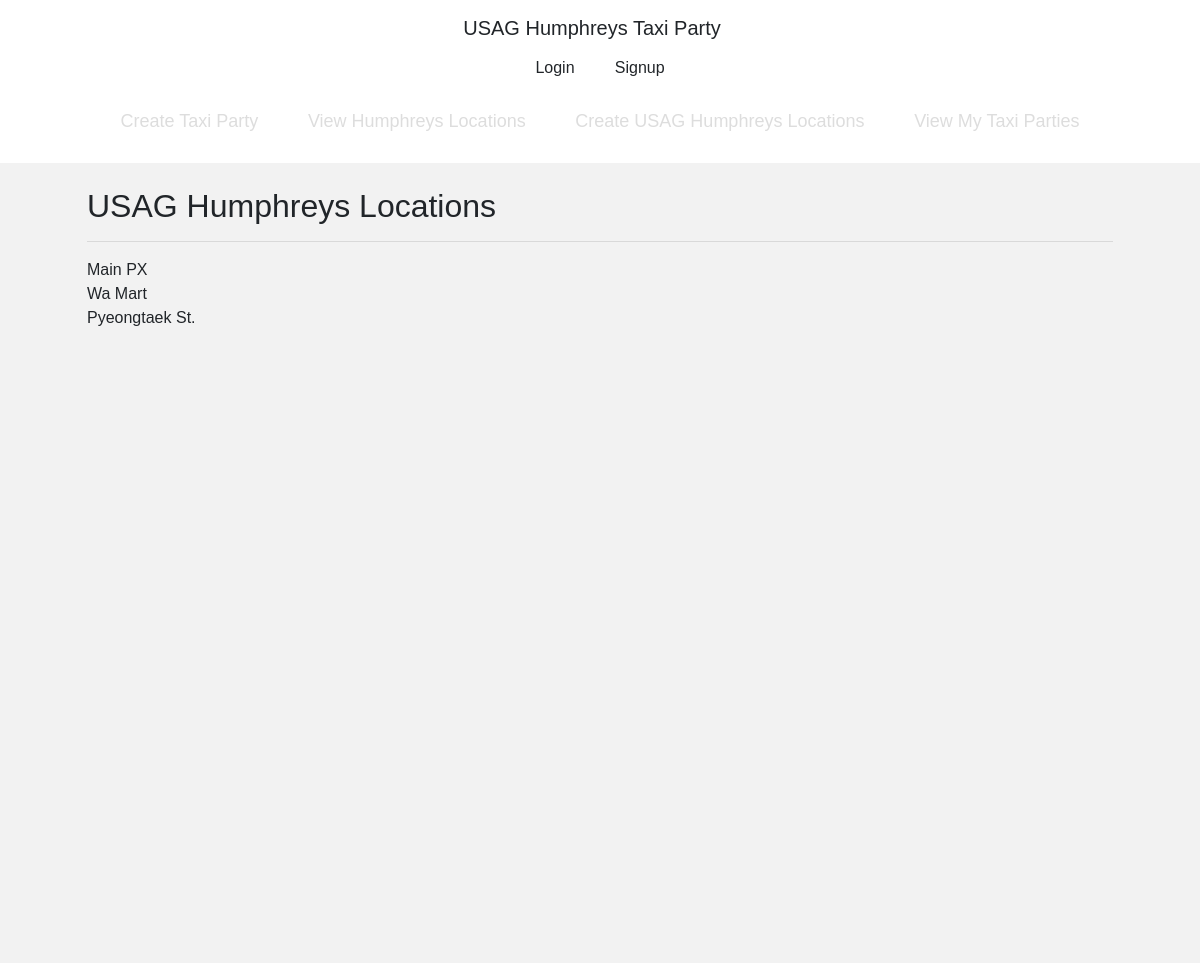
Before: /viewlocation/ with the older database file.
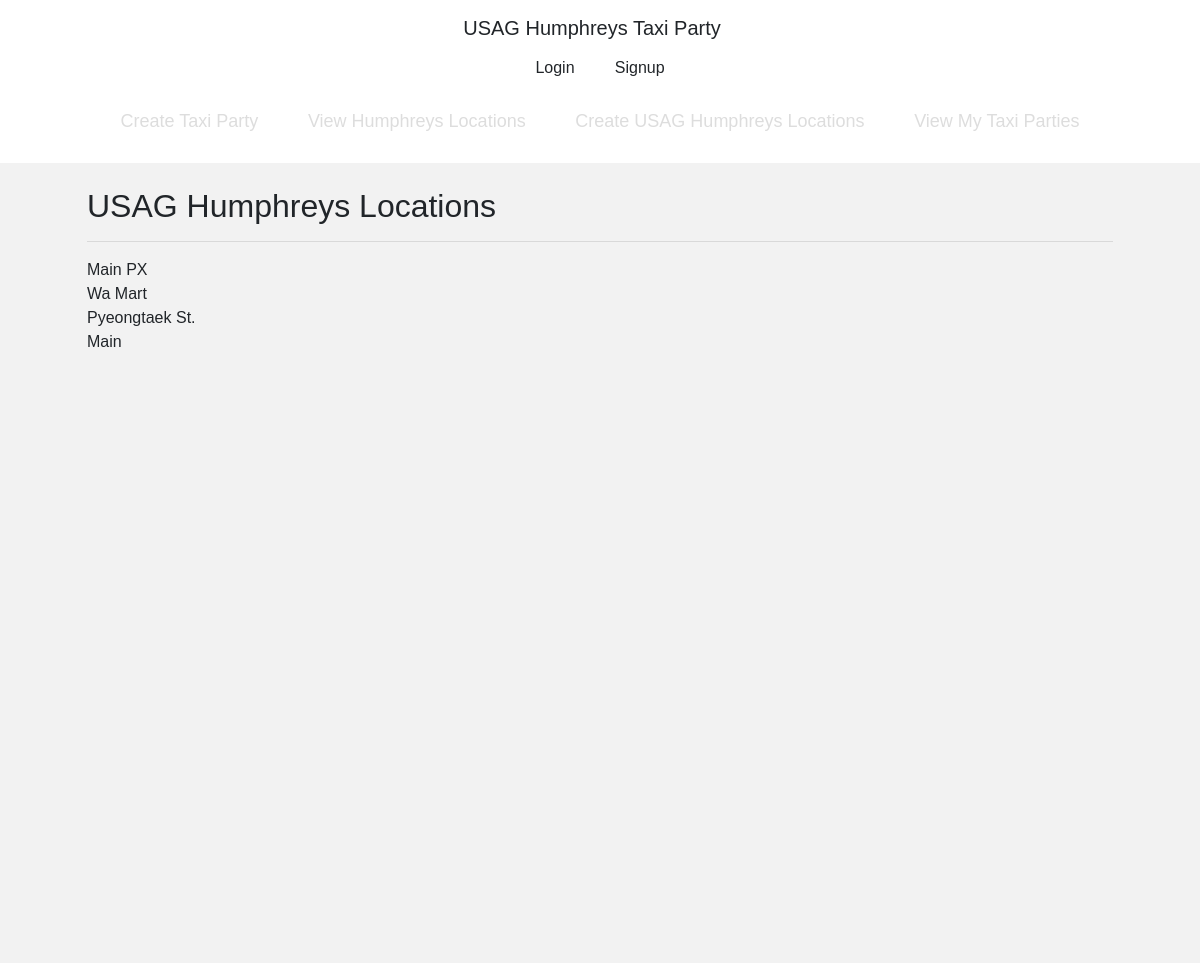
After: the same page with the newer database file.
### taxiparty/models.py (models this page shows)
class Location(models.Model):
    name = models.TextField(blank=False, unique=True)
    def __str__(self) -> str:
        return self.name

### taxiparty/views.py (the view)
# urls.py: path('viewlocation/', views.view_location_view, name='viewlocation'),
def view_location_view(request):
    locationList = Location.objects.all()
    user_agent = get_user_agent(request)
    context = {
        "locationList": locationList,
        'mobile': user_agent.is_mobile
    }
    return render(request, "view_location.html", context)

### taxiparty/templates/view_location.html
{% extends 'base.html' %}
{% block content %}
<div class="container-lg">
    <div class="row justify-content-center">
        <div class="align-items-center" style="width: 90%;">
            <h2 class="home-title">USAG Humphreys Locations</h2>
            <hr>
            <div class="login-container">
                {% for location in locationList %}
                    <div class="party-row">
                        {{ location }}
                    </div>
                {% endfor %}
                </div>
        </div>
    </div>
</div>
{% endblock %}

Changed rows visible on the page:
added Location: name "Main"
